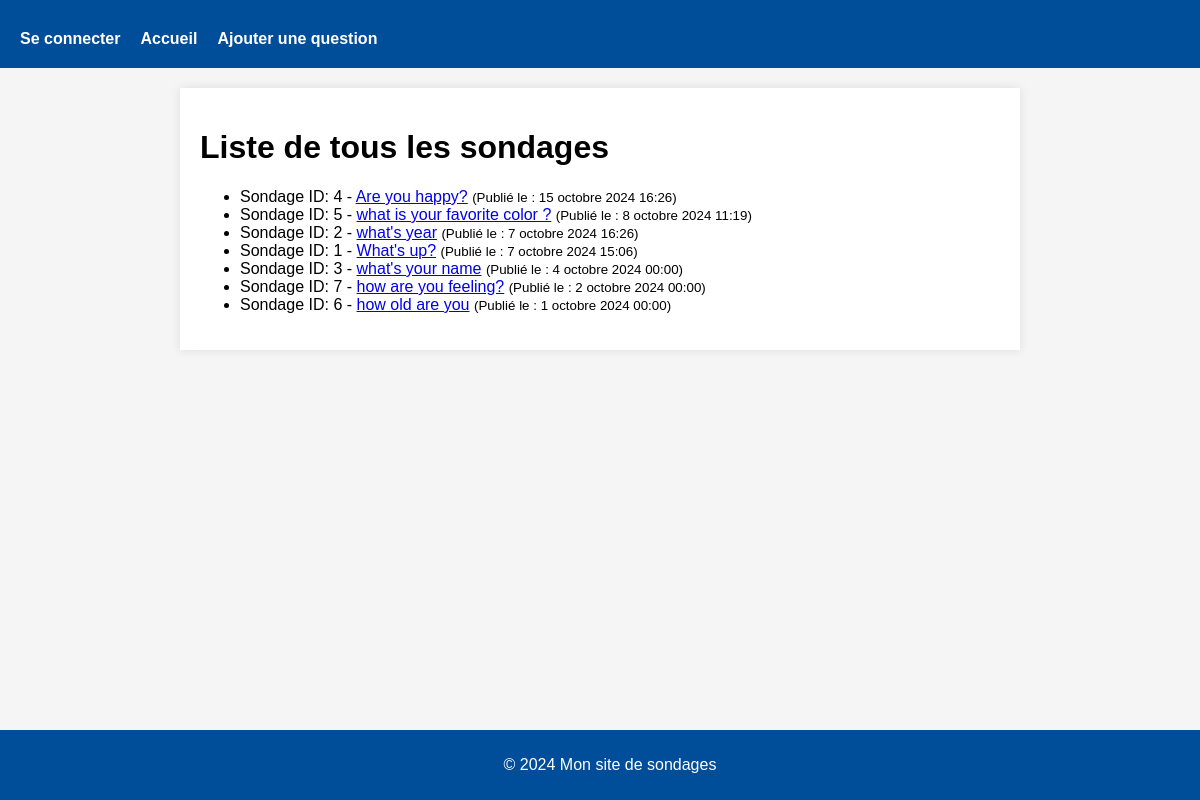
/polls/all/, run on the app's committed database.
### polls/models.py (models this page shows, shortened)
class Question(models.Model):
    question_text = models.CharField(max_length=200)
    pub_date = models.DateTimeField("date published")

### polls/views.py (the view)
# urls.py: path('all/', views.AllPollsView.as_view(), name='all_polls'),
class AllPollsView(generic.ListView):
    template_name = 'polls/all_polls.html'
    context_object_name = 'all_questions'
    def get_queryset(self):
        return Question.objects.order_by("-pub_date")

### polls/templates/polls/all_polls.html (shortened to what this page needs)
{% extends "base.html" %}
{% block main %}
<h1>Liste de tous les sondages</h1>
{% if all_questions %}
    <ul>
    {% for question in all_questions %}
        <li>
            Sondage ID: {{ question.id }} -
            <a href="{% url 'polls:frequency' question.id %}">{{ question.question_text }}</a>
            <small>(Publié le : {{ question.pub_date }})</small>
        </li>
    {% endfor %}
    </ul>
{% else %}
    <p>Aucun sondage disponible.</p>
{% endif %}
{% endblock %}

### polls/static/polls/style.css (style rules this page uses)
body { font-family: Arial, sans-serif; margin: 0; padding: 0; background-color: #f5f5f5; }

### data on the page
Question: id "4", question_text "Are you happy?", pub_date "15 octobre 2024 16:26"
Question: id "5", question_text "what is your favorite color ?", pub_date "8 octobre 2024 11:19"
Question: id "2", question_text "what's year", pub_date "7 octobre 2024 16:26"
Question: id "1", question_text "What's up?", pub_date "7 octobre 2024 15:06"
Question: id "3", question_text "what's your name", pub_date "4 octobre 2024 00:00"
Question: id "7", question_text "how are you feeling?", pub_date "2 octobre 2024 00:00"
Question: id "6", question_text "how old are you", pub_date "1 octobre 2024 00:00"
